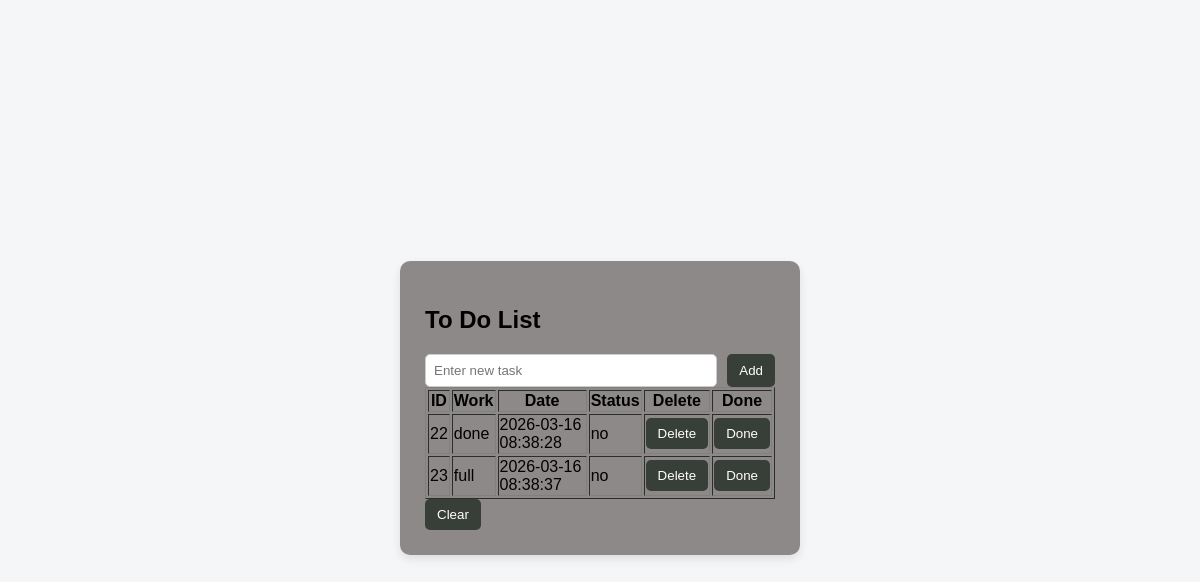
Page / (signed in) on the earlier database version.
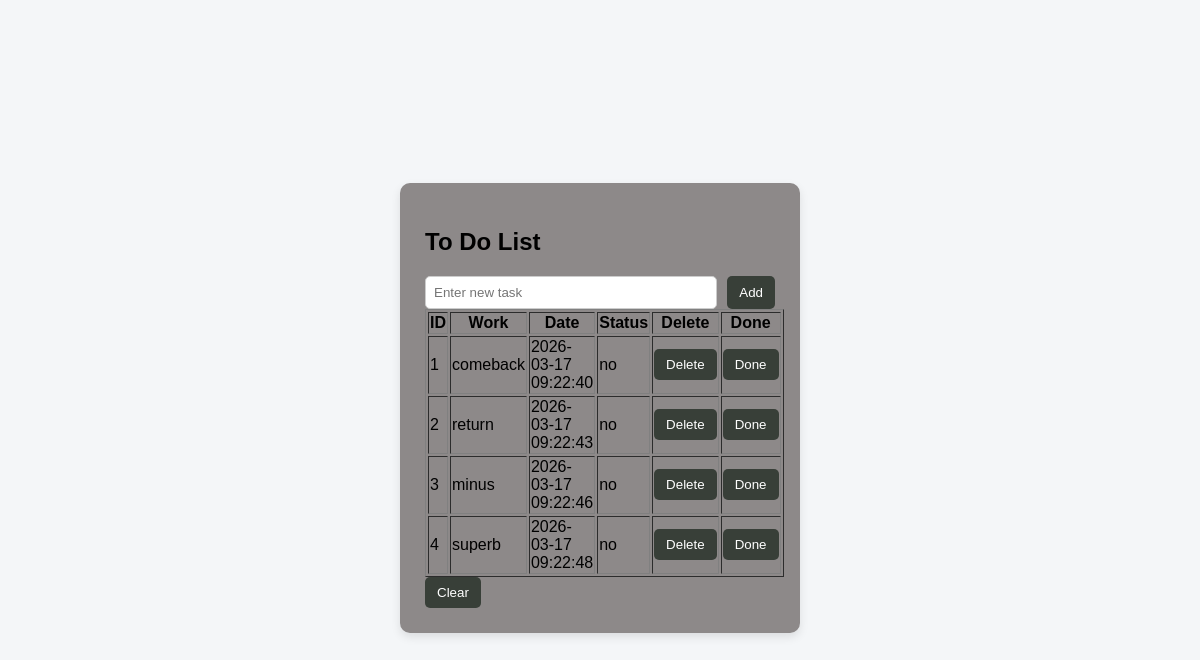
Same page on the later database version.
### tables this page shows
CREATE TABLE tdl_table (
    num INTEGER PRIMARY KEY AUTOINCREMENT,
    work TEXT,
    date TIMESTAMP DEFAULT CURRENT_TIMESTAMP,
    status TEXT,
    user_id INTEGER
);

### app.py (the view)
@app.route("/", methods=["GET"])
def home():
    if "user_id" not in session:
        return redirect("/login")
    user_id = session["user_id"]
    tasks = db.display_activity(user_id)
    return render_template("index.html", tasks=tasks)

### better_sorce.py (called while the page is built)
def display_activity(user_id):
    query = "SELECT * FROM tdl_table WHERE user_id=?"
    cursor.execute(query,(user_id,))
    return cursor.fetchall()

### templates/index.html (shortened to what this page needs)
<!DOCTYPE html>
<html>
<head>
    <link rel="stylesheet" href="{{ url_for('static', filename='style.css') }}">
</head>
<body>
<div class="container">
<h2>To Do List</h2>
<form action="/add" method="POST">
    <input type="text" name="task" placeholder="Enter new task" required>
    <button type="submit">Add</button>
</form>
<table border="1">
<tr>
    <th>ID</th>
    <th>Work</th>
    <th>Date</th>
    <th>Status</th>
    <th>Delete</th>
    <th>Done</th>
</tr>
{% for task in tasks %}
<tr>
    <td>{{task[0]}}</td>
    <td>{{task[1]}}</td>
    <td>{{task[2]}}</td>
    <td>{{task[3]}}</td>
    <td>
        <form action="/delete/{{task[0]}}" method="POST">
            <button type="submit">Delete</button>
        </form>
    </td>
    <td>
        <form action="/done/{{task[0]}}" method="POST">
            <button type="submit">Done</button>
        </form>
    </td>
</tr>
{% endfor %}
</table>
<form action="/clear" method="POST" onsubmit="return confirm('Clear entire table?');">
    <button type="submit">Clear</button>
</form>
</div>
</body>
</html>

### static/style.css (style rules this page uses)
body { font-family: Arial, sans-serif; background: #f4f6f8; display: flex; justify-content: center; align-items: center; height: 100vh; }
.container { background: rgb(141, 137, 137); padding: 25px; border-radius: 10px; width: 350px; box-shadow: 0 4px 10px rgba(0,0,0,0.1); }
form { display: flex; gap: 10px; }
input { flex: 1; padding: 8px; border-radius: 5px; border: 1px solid #ccc; }
button { padding: 8px 12px; background: #383f38; border: none; color: white; cursor: pointer; border-radius: 5px; }

Differences in the rows shown:
removed tdl_table: num "22", work "done", date "2026-03-16 08:38:28", status "no"
removed tdl_table: num "23", work "full", date "2026-03-16 08:38:37", status "no"
added tdl_table: num "1", work "comeback", date "2026-03-17 09:22:40", status "no"
added tdl_table: num "2", work "return", date "2026-03-17 09:22:43", status "no"
added tdl_table: num "3", work "minus", date "2026-03-17 09:22:46", status "no"
added tdl_table: num "4", work "superb", date "2026-03-17 09:22:48", status "no"
